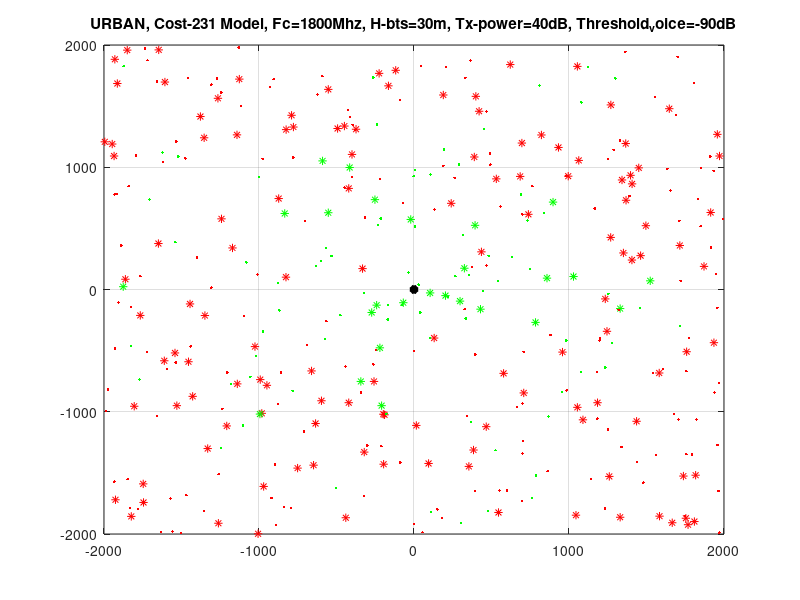
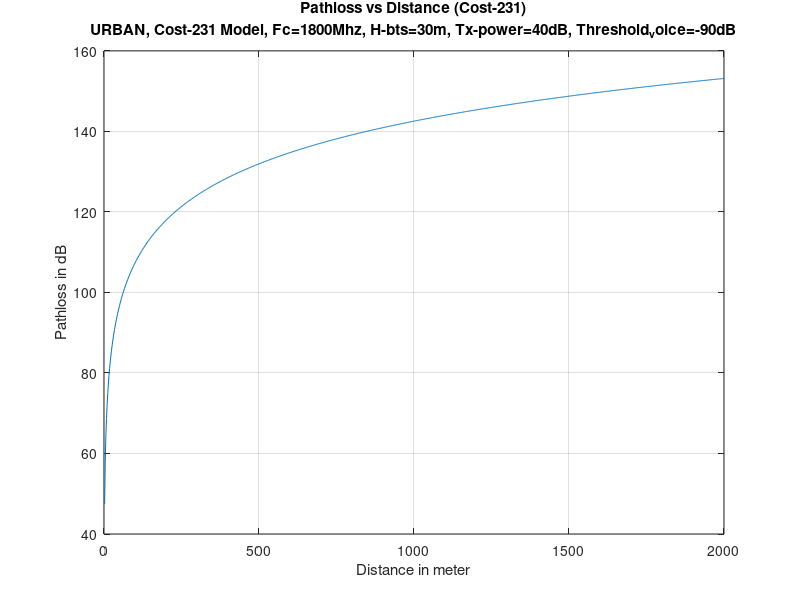
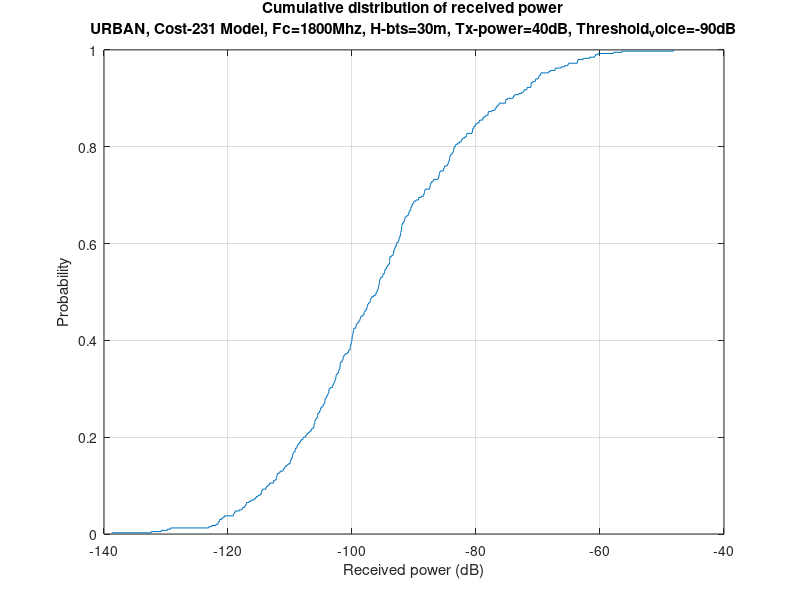

Write MATLAB code to recreate these figures, in order. (Note: this script raises an error after producing the figures.)
clc;
clear variables;
close all;

Fc = 1800; % Carrier freq (Mhz) (for LTE in Turkey: 800, 900, 1800, 2100, 2600(only indoor femtocell) 
Cell_size = 2000; % Micro cell (m)
H_bts = 30; % Height of BTS; http://ftp.tiaonline.org/TR-8/TR-8.18.4/Working/WG4-8.18.4_16-05-039-R6%20LTE%20Transmitter%20Characteristics.pdf
H_ue = 3; % Height of user equipment
UE_density = 100; %Active user density (/km2)
UE_number = floor(UE_density*(Cell_size^2/10^6)); % User equipment (phone, tablet ...) number
Threshold_voice= -90 ; % UE connection Threshold_voice (Db)
Threshold_data= -80 ; % UE connection Threshold_data (Db)
Data_UE_rate = 0.4; % Ratio of data requests by UE
Tx_power = 40; % BTS power (dBm)  
Tx_a_gain = 18; % Antenna gain (dBi) 
Tx_c_loss = 2.5; % Antenna  cable loss (dB)
Rx_body_loss = 3; % Body loss at reviever side (dB) (User Body Loss Study for Popular Smartphones - http://ieeexplore.ieee.org/stamp/stamp.jsp?arnumber=7228963)
Tx_EiRP = Tx_power + Tx_a_gain - Tx_c_loss; % Effective isotropic radiated power (dBm)

%% Create UE positions and their distances
UE_database=zeros(UE_number,5); % Matrix for UE positions other UE related informations
UE_database(:,1) = randi([-Cell_size,Cell_size], 1, UE_number); % Create random UE position X (meter)
UE_database(:,2) = randi([-Cell_size,Cell_size], 1, UE_number); % Create random UE position Y (meter)
UE_database(:,3) = sqrt(UE_database(:,1).^2 + UE_database(:,2).^2); % Calculated distance between UE and BTS (meter)
UE_database(:,5) = rand(UE_number,1) < Data_UE_rate; % User type (1=Data, 0=Voice)

%% Calculate received power by UE matrix
% Cost-231 Model (also known as COST-Hata Model) 
% http://mobilityfirst.winlab.rutgers.edu/~narayan/Course/Wless/Lecture_3_RadioPropagationModel_Sneha.pdf
% Fc limit 1500-2000
ahm = 3.2*(log10(1.75*H_ue))^2 - 4.97; % for large cities
A = 46.3 + 33.9*log10(Fc) - 13.82*log10(H_bts) - ahm; 
B = 44.9 - 6.55*log10(H_bts);
C = 3; % 0 for medium-size city and suburban; 3 for metropolitan centers
Pathloss_formula = A + B*log10(UE_database(:,3)/1000) + C; % (dB) (distance in Km)
Shadowing_eff = normrnd (0,12,[UE_number,1]); % http://morse.colorado.edu/~tlen5510/text/classwebch4.html - https://www.quora.com/Wireless-Communication-How-do-we-simulate-Shadow-Fading-using-Matlab-lognrnd-0-%CF%83-or-normrnd-0-%CF%83
UE_database(:,4) = Tx_EiRP - Pathloss_formula - Shadowing_eff - Rx_body_loss; % Received   power by UE 

%% Draw UE positions and their status on map
figure (1);
    plot(0, 0, '*k', 'LineWidth', 3);%BTS at center
    title(['URBAN, Cost-231 Model, Fc=' num2str(Fc) 'Mhz, H-bts=' num2str(H_bts) 'm, Tx-power=' num2str(Tx_power) 'dB, Threshold_voice=' num2str(Threshold_voice) 'dB'])
    hold on;
    grid on;
    for i=1:UE_number
        if UE_database(i,5) %Data
            if UE_database(i,4) > Threshold_data %Connected
                plot(UE_database(i,1), UE_database(i,2), '*g'); 
            else % NOT connected
                plot(UE_database(i,1), UE_database(i,2), '*r'); 
            end
        else %Voice
            if UE_database(i,4) > Threshold_voice %Connected
                plot(UE_database(i,1), UE_database(i,2), '.g'); 
            else % NOT connected
                plot(UE_database(i,1), UE_database(i,2), '.r'); 
            end 
        end 
    end
    

%% Pathloss vs Distance graph for Cost-231 model
figure (2);
    Distance = linspace(0,Cell_size,1000); % 0-2Km, 1K sample
    plot(Distance, A + B*log10(Distance/1000) + C); % Distance in Km
    title({'Pathloss vs Distance (Cost-231)';['URBAN, Cost-231 Model, Fc=' num2str(Fc) 'Mhz, H-bts=' num2str(H_bts) 'm, Tx-power=' num2str(Tx_power) 'dB, Threshold_voice=' num2str(Threshold_voice) 'dB']});
    xlabel('Distance in meter');
    ylabel('Pathloss in dB');
    clear Distance;
    grid on;

%% Cumulative distribution of received power
    figure (3);
        ecdf(UE_database(:,4));
        title({'Cumulative distribution of received power';['URBAN, Cost-231 Model, Fc=' num2str(Fc) 'Mhz, H-bts=' num2str(H_bts) 'm, Tx-power=' num2str(Tx_power) 'dB, Threshold_voice=' num2str(Threshold_voice) 'dB']});
        xlabel('Received power (dB)');
        ylabel('Probability');
        grid on;
        
%% Histogram of received power by UE   
    figure (4);
        histogram(UE_database(:,4));
        title({'Histogram of received power by UE';['URBAN, Cost-231 Model, Fc=' num2str(Fc) 'Mhz, H-bts=' num2str(H_bts) 'm, Tx-power=' num2str(Tx_power) 'dB, Threshold_voice=' num2str(Threshold_voice) 'dB']});
        xlabel('Received power (dB)');
        ylabel('Count');
        grid on;
        
%% Coverage graph
Sample_size = 1000;       
Distance = linspace(0, Cell_size, Sample_size); % 0-2Km, 1K sample
Coverage = zeros(1, Sample_size);
for i=1:1000
    Pathloss_formula = A + B*log10((Distance(i)./1000)*ones(Sample_size, 1)) + C; % Distance in Km; (Sample_size, 1) matrix
    Shadowing_eff = normrnd (0, 12, [Sample_size, 1] ); % (Sample_size, 1) matrix
    Power = Tx_EiRP - Pathloss_formula - Shadowing_eff - Rx_body_loss; % Received power by UE 
    Coverage(i) = length(find(Power > Threshold_voice))/Sample_size; % Find connected UE number
end
clear Power Pathloss_formula Shadowing_eff Sample_size
figure (5);
    plot (Distance, smooth(Coverage)) % Moving average smoothing
    axis([-inf +inf 0 1]) % fix y axis between 0 and 1
    grid on;
    title({'Coverage probability vs Distance';['URBAN, Cost-231 Model, Fc=' num2str(Fc) 'Mhz, H-bts=' num2str(H_bts) 'm, Tx-power=' num2str(Tx_power) 'dB, Threshold_voice=' num2str(Threshold_voice) 'dB']});
    xlabel('Distance (m)');
    ylabel('Probability');
